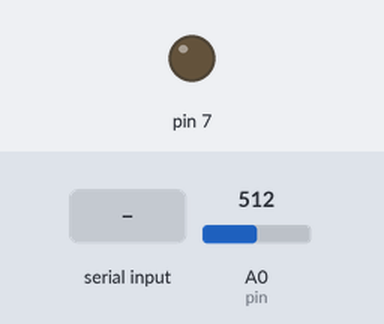
This sketch was run on a simulated Arduino Uno, built with avr-gcc and run on an emulated ATmega328P. Shown: output pins drawn as LEDs (lit = HIGH). The test bench sets the inputs (shaded band); at power-on: A0 (pin) = 512. What the sketch prints to the serial monitor is not drawn.

Above: at 1.2 s.
1.3 s: "2" received over Serial
At 1.45 s:
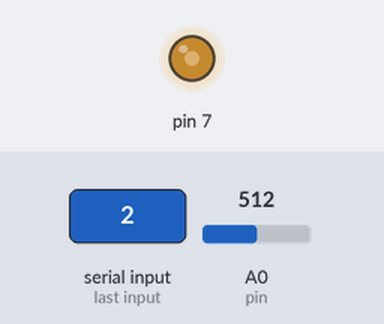
2.9 s: "1" received over Serial
At 3.5 s:
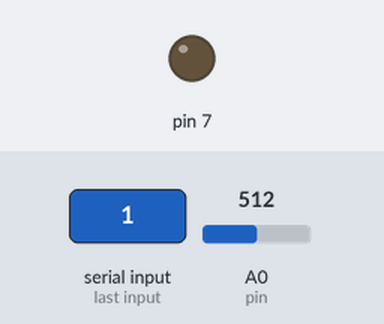
4.4 s: A0 (pin) set to 135
5.9 s: A0 (pin) set to 115
7.4 s: "0" received over Serial
At 8.7 s:
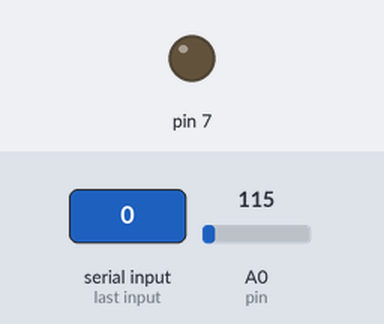
Timing chart, 0 to 10.4 s (numbered marks = the images above; inputs shaded):
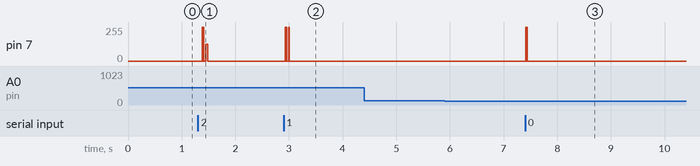

Measured:
- after the input at 2.9 s, pin 7: alternates 255/255 for 0.01 s and 0/255 for 0.03 s, 6 changes in all, then stays 0/255, starting at once
- after the input at 4.4 s, every drawn part: stays the same
- after the input at 5.9 s, every drawn part: stays the same
- after the input at 7.4 s, pin 7: alternates 255/255 for 0.01 s and 0/255 for 0.01 s, 4 changes in all, then stays 0/255, starting at once

The sketch:

DATA_RC.ino
```cpp
//Receiver Code
int pin =A0;
char incomingByte = 0;
int  ascii_value =0;
void setup() {
  Serial.begin(9600);
  pinMode(pin, INPUT);
  pinMode(7, OUTPUT);
Serial.print(" Data Received:");
}

void loop()
{
  Serial.println("");
  Serial.print(" Data transmitted:");
    while(Serial.available()>0)
    {
  int a = 0;
  incomingByte = Serial.read();
  ascii_value = incomingByte;
  String thisString = String(ascii_value,BIN);
  a = thisString.length();

  Serial.print(incomingByte);
//  Serial.print("ASCII value is:");
//  Serial.println(ascii_value);
//  Serial.print("Binary form is:");
//  Serial.println(thisString);
//  Serial.print("length of string is:");
//  Serial.println(a);
//  Serial.print("8-bits transmitted after 0 padding: ");
  switch(a)
  {
    case 6:
    digitalWrite(7,HIGH);
   // Serial.print("1");
    delay(10);
    digitalWrite(7,LOW);
   // Serial.print("0");
    delay(10);
    for(int i=0; i<a; i++)
    {
     // Serial.print(thisString[i]);
      if(thisString[i] == '1')
      {
        digitalWrite(7,HIGH);
        //Serial.println("HIGH");
      }
      else
      {
        digitalWrite(7,LOW);
        //Serial.println("LOW");
      }
      delay(10);
      digitalWrite(7,LOW);
     }
     break;

     default:
         digitalWrite(7,HIGH);
     //    Serial.print("1");
         delay(10);
         for(int i=0; i<a; i++)
         {
        //    Serial.print(thisString[i]);
            if(thisString[i] == '1')
            {
              digitalWrite(7,HIGH);
              //Serial.println("HIGH");
            }
            else
            {
              digitalWrite(7,LOW);
              //Serial.println("LOW");
            }
            delay(10);
            digitalWrite(7,LOW);
          }
   }
  // Serial.print(" ");

   delay(10);
    }


  int arrayone[] = {0,0,0,0,0,0,0};
  int a;
  int bit = analogRead(pin);
//    Serial.println("");

  if(bit >= 130)
  {
    char data = 0;
    int asciivalue=0;
   // Serial.print("8-Bit data received is:");
    delay(10);

   // Serial.print("1");
    for(int i =0;i<7;i++)
    {
      bit = analogRead(pin);
      if(bit >= 130)
      {
        arrayone[i] = 1;
    //    Serial.print("1");
      }
      else
      {
        arrayone[i] = 0;
      //  Serial.print("0");
      }
      delay(10);
    }
    //  Serial.println(" ");
    //  Serial.print("string is:");
      int m=64;
      for(int i =0;i<7;i++)
        {
          int x = arrayone[i];
          asciivalue = asciivalue+ m*x;
      //    Serial.print(arrayone[i]);
          m=m/2;
        }
        data = asciivalue;
      //Serial.print("ASCII value is:");
      //Serial.println(asciivalue);
      Serial.print(data);
    }
  else
  {
    a =0;
  }
}
```
